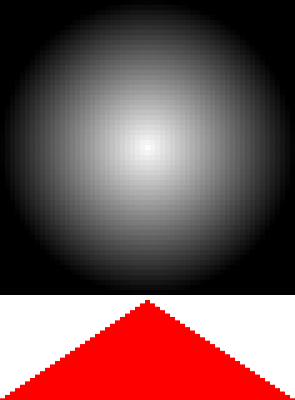
Frame 1 (no input)
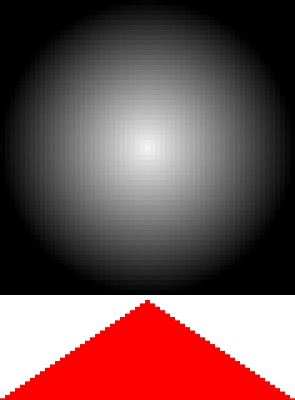
Frame 60 (the mouse pressed at the canvas centre just before this capture)
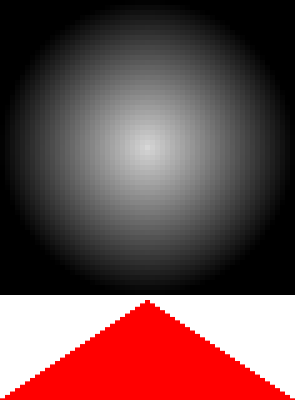
Frame 120 (the mouse held since frame 60 and released just before this capture)

The Processing sketch that drew these frames (run headless with seeded random() and noise(); from frame 60 on, the mouse is pressed at the canvas centre):

// Processing sketch: processing_10864
// ── processing_10864.pde

	private int s = 29;
	private float rsize = 5;
	private int effect = 0;
	private float[] px;
	
	private double beat = 0;
	private double beatspeed = 0.1;

	void setup() {
		size(295,400);
		noStroke();
		background(255);
                px = processBlurCircle(s, effect);
	}

	void draw() {
		beat+=beatspeed ;
		if (beat > Math.PI*2) { beat -=Math.PI*2; }
		float cbeat = (float) Math.abs(Math.cos(beat));
		background(255);
		int ss = (s*2)+1;
		for (int r=0; r<ss; r++) {
			for (int c=0; c<ss; c++) {
				int p = c + (r*ss);
				float res = px[p]*cbeat;
				fill(res*255f,res*255f,res*255f);
				rect(
					c*rsize,
					r*rsize,
					rsize,
					rsize
					);
			}
		}
		int rm = s;
		for (int c=0; c<ss; c++) {
			int p = c + (rm*ss);
			float res = px[p];
			fill(255,0,0);
			float th = (float) 100 * res;
			rect(
				c*rsize,
				height - th,
				rsize,
				th
				);
		}
	}
	
	public void keyPressed() {
		if (keyCode == 32) {
			// [space]
			effect++;
			if(effect > MAX) { effect = 0; }
			px = processBlurCircle(s, effect);
		} else {
			System.out.println(keyCode);
		}
	}


/*-------------------- BLUR CIRCLE --------------------*/

	public static final int NONE = 0;
	public static final int COS = 1;
	public static final int SIN = 2;
	public static final int TAN = 3;
	public static final int COS_PI = 4;
	public static final int SIN_PI = 5;
	public static final int SQUARE = 6;
	public static final int CUBE = 7;
	public static final int COS_SQUARE = 8;
	public static final int COS_CUBE = 9;
	public static final int COS_POW5 = 10;
	public static final int COS_POW10 = 11;
	
	public static final int MAX = 11;
	
	public float[] processBlurCircle(int size, int effect) {
		float middle = (float) size + 0.5f;
		int border = (size*2)+1;
		float[] px = new float[border*border];
		for (int r = 0; r < size+1; r++) {
			float ty = (float) Math.abs(((float)(r)+0.5f) - middle);
			for (int c = 0; c < size+1; c++) {
				float tx = (float) Math.abs(((float)(c)+0.5f) - middle);
				float d = 1f - ( PApplet.dist(tx, ty, 0, 0) / (float) middle);
				if (d < 0) { d = 0; }
				else if (d > 1) { d = 1; }
				switch (effect) {
					case COS:
						d = (float) Math.cos((1-d)*Math.PI*0.5f);
						break;
					case SIN:
						d = 1f - (float) Math.sin((1-d)*Math.PI*0.5f);
						break;
					case TAN:
						d = (float) Math.tan(d);
						break;
					case COS_PI:
						d = 1f - (float) Math.cos(d*Math.PI);
						break;
					case SIN_PI:
						d = (float) Math.sin(d*Math.PI);
						break;
					case SQUARE:
						d = d*d;
						break;
					case CUBE:
						d = d*d*d;
						break;
					case COS_SQUARE:
						float tc = (float) Math.cos((1-d)*Math.PI*0.5f);
						d = tc*tc;
						break;
					case COS_CUBE:
						float tc3 = (float) Math.cos((1-d)*Math.PI*0.5f);
						d = tc3*tc3*tc3;
						break;
					case COS_POW5:
						float tc5 = (float) Math.cos((1-d)*Math.PI*0.5f);
						d = (float) Math.pow(tc5, 5);
						break;
					case COS_POW10:
						float tc10 = (float) Math.cos((1-d)*Math.PI*0.5f);
						d = (float) Math.pow(tc10, 10);
						break;
					default:
						break;
				}
				if (d < 0) { d = 0; }
				else if (d > 1) { d = 1; }
				//d = (float) (Math.sin(d*Math.PI*2));
				px[c+(r*border)] = d;
				if (c < size) {
					px[(border-(c+1))+(r*border)] = d;
				}
				if (r < size) {
					px[c+((border-(r+1))*border)] = d;
					px[(border-(c+1))+((border-(r+1))*border)] = d;
				}
			}
		}
		return px;
	}
